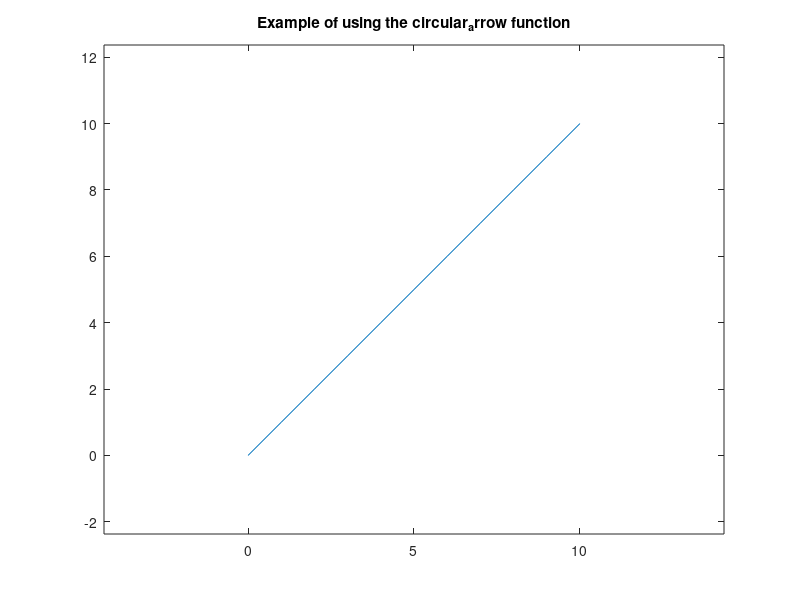

MATLAB code to generate this figure: (Note: this script raises an error after producing the figure.)
%% This is an example of how to use the circular_arrow function
% Run this script to demonstrate the use of the circular_arrow function
% Set values desired for first arrow
radius = 1; % Height from top to bottom
centre = [0 0];
arrow_angle = 0; % Desired orientation angle in degrees
angle = 170; % Anglebetween start and end of arrow
direction = 1; % for CW enter 1, for CCW enter 0
colour = 'k'; % Colour of arrow
head_size = 10; % Arrow head size
% Create a basic plot
x = 0:1:10;
y = x;
plot(x,y);
figHandle = figure(1); % Needs a handle
axis equal;
title('Example of using the circular_arrow function');
xl = xlim;
xlim([xl(1)-3, xl(2)+3]);
hold on;    % needs hold on 
% call function
circular_arrow(figHandle, radius, centre, arrow_angle, angle, direction, colour, head_size);
% draw another green arrow with two bigger heads and CCW
circular_arrow(figHandle, 2, [5 5], 90, 300, 2, 'g', 10);
% draw another arrow without suppling the optional arguments
circular_arrow(figHandle, 1, [8 1], 45, 110, 1);
% draw another pink arrow with an alternative head head
circular_arrow(figHandle, 3, [9 9], 135, 45, 1, [1 0.4 0.6], 20, 'rose');
